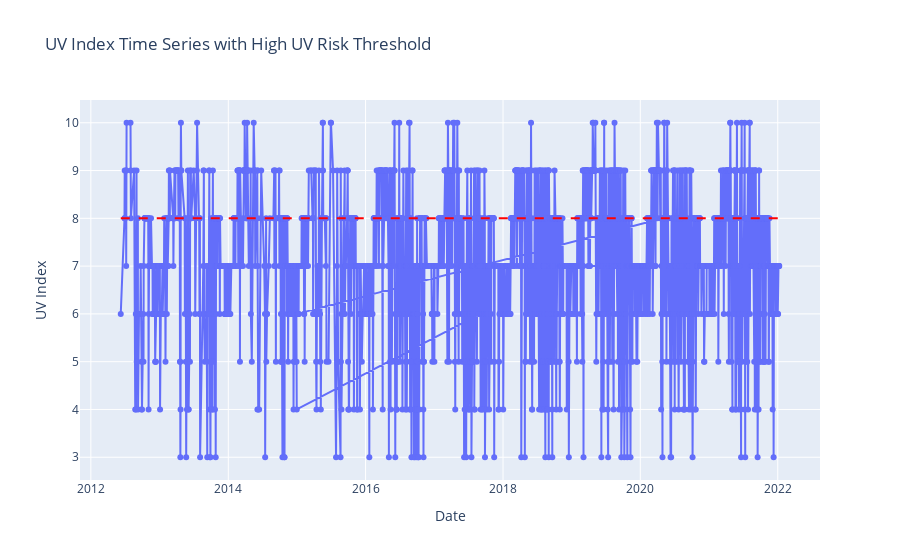

Notebook code cell kept with this figure:
### Markdown cell above
---

How UV-Index changes over the time/year?

---

### Code cell
fig = go.Figure()
fig.add_trace(go.Scatter(x=df['datetime'], y=df['uvindex'], mode='lines+markers', name='UV Index'))
fig.add_shape(go.layout.Shape(type='line',
    x0=df['datetime'].min(),x1=df['datetime'].max(),
    y0=8,y1=8,line=dict(color='red', width=2, dash='dash'),
    name='High UV Risk Threshold',))
fig.update_layout(title='UV Index Time Series with High UV Risk Threshold',xaxis_title='Date', yaxis_title='UV Index')
fig.write_html("Sylhet_UV_Index_Time_Series_with_High_UV_Risk.html")
fig.show()

### Figure 1 — Plotly figure (JSON) as saved in the notebook; plotly's stock layout.template omitted (floating-point values rounded to 4 significant figures; data arrays with more than 128 entries replaced by an {"elided": "..."} marker saying what was removed)
{"data": [{"mode": "lines+markers", "name": "UV Index", "type": "scatter", "x": {"elided": "2535 str values"}, "y": {"elided": "2535 int values"}}], "layout": {"autosize": true, "shapes": [{"line": {"color": "red", "dash": "dash", "width": 2}, "name": "High UV Risk Threshold", "type": "line", "x0": "2012-06-08", "x1": "2022-01-09", "y0": 8, "y1": 8}], "title": {"text": "UV Index Time Series with High UV Risk Threshold"}, "xaxis": {"autorange": true, "range": ["2011-11-04 06:51:06.9704", "2022-08-13 17:08:53.0296"], "title": {"text": "Date"}, "type": "date"}, "yaxis": {"autorange": true, "range": [2.422, 10.58], "title": {"text": "UV Index"}, "type": "linear"}}}
